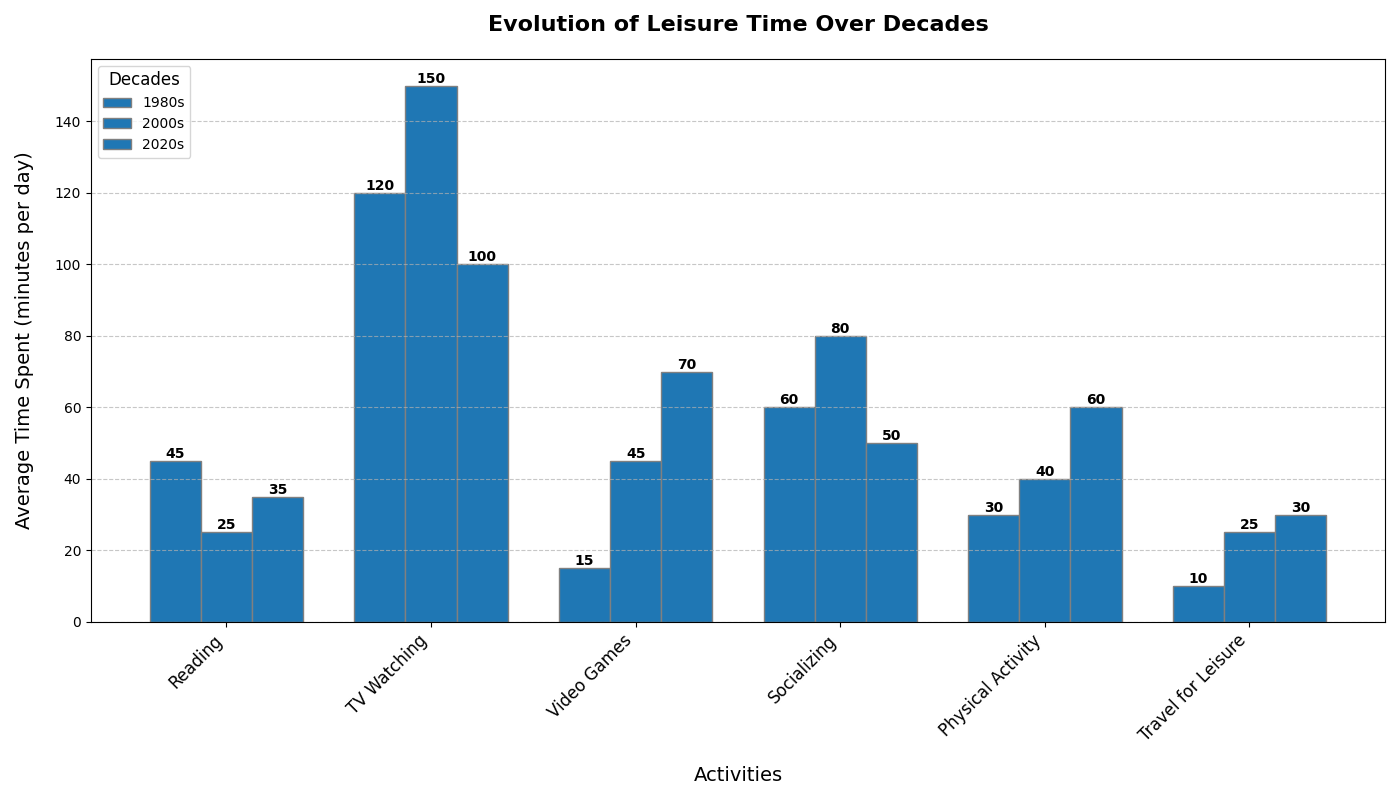

Python code for this plot:
import matplotlib.pyplot as plt
import numpy as np

# Define activities and time spent in minutes per day for each decade
activities = ['Reading', 'TV Watching', 'Video Games', 'Socializing', 'Physical Activity', 'Travel for Leisure']
time_1980s = [45, 120, 15, 60, 30, 10]
time_2000s = [25, 150, 45, 80, 40, 25]
time_2020s = [35, 100, 70, 50, 60, 30]

# Combine data into a single array for plotting
time_data = np.array([time_1980s, time_2000s, time_2020s])
decades = ['1980s', '2000s', '2020s']

# Define the width of each bar
bar_width = 0.25

# Create the figure and axis
fig, ax = plt.subplots(figsize=(14, 8))

# Set position of bar on X axis for each decade
positions_1980s = np.arange(len(activities))
positions_2000s = [x + bar_width for x in positions_1980s]
positions_2020s = [x + bar_width for x in positions_2000s]

# Use a single color for all bars
uniform_color = '#1f77b4'  # A blue color

# Make the bar plots
bars_1980s = ax.bar(positions_1980s, time_1980s, width=bar_width, color=uniform_color, edgecolor='grey', label='1980s')
bars_2000s = ax.bar(positions_2000s, time_2000s, width=bar_width, color=uniform_color, edgecolor='grey', label='2000s')
bars_2020s = ax.bar(positions_2020s, time_2020s, width=bar_width, color=uniform_color, edgecolor='grey', label='2020s')

# Add titles and labels
ax.set_title('Evolution of Leisure Time Over Decades', fontsize=16, fontweight='bold', pad=20)
ax.set_xlabel('Activities', fontsize=14, labelpad=15)
ax.set_ylabel('Average Time Spent (minutes per day)', fontsize=14, labelpad=15)
ax.set_xticks([r + bar_width for r in range(len(activities))])
ax.set_xticklabels(activities, rotation=45, ha='right', fontsize=12)

# Add data labels on top of each bar
def add_labels(bars):
    for bar in bars:
        height = bar.get_height()
        ax.text(bar.get_x() + bar.get_width() / 2, height, f'{height}', ha='center', va='bottom', fontsize=10, fontweight='bold')

add_labels(bars_1980s)
add_labels(bars_2000s)
add_labels(bars_2020s)

# Add a legend for context
ax.legend(title='Decades', loc='upper left', fontsize=10, title_fontsize=12)

# Add a grid for better readability
ax.grid(axis='y', linestyle='--', alpha=0.7)

# Layout adjustment to avoid text overlap
plt.tight_layout()

# Show the plot
plt.show()
